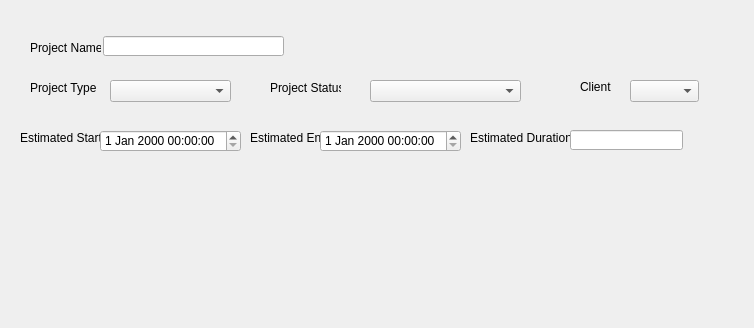
<?xml version="1.0" encoding="UTF-8"?>
<ui version="4.0">
 <class>Form_AMP_WidgetProjInfo</class>
 <widget class="QWidget" name="Form_AMP_WidgetProjInfo">
  <property name="geometry">
   <rect>
    <x>0</x>
    <y>0</y>
    <width>754</width>
    <height>328</height>
   </rect>
  </property>
  <property name="windowTitle">
   <string>Form</string>
  </property>
  <widget class="QLabel" name="label">
   <property name="geometry">
    <rect>
     <x>30</x>
     <y>40</y>
     <width>71</width>
     <height>16</height>
    </rect>
   </property>
   <property name="text">
    <string>Project Name</string>
   </property>
  </widget>
  <widget class="QLineEdit" name="m_lineEditProjName">
   <property name="geometry">
    <rect>
     <x>103</x>
     <y>36</y>
     <width>181</width>
     <height>20</height>
    </rect>
   </property>
  </widget>
  <widget class="QLabel" name="label_2">
   <property name="geometry">
    <rect>
     <x>30</x>
     <y>80</y>
     <width>71</width>
     <height>16</height>
    </rect>
   </property>
   <property name="text">
    <string>Project Type</string>
   </property>
  </widget>
  <widget class="QLabel" name="label_3">
   <property name="geometry">
    <rect>
     <x>270</x>
     <y>80</y>
     <width>71</width>
     <height>16</height>
    </rect>
   </property>
   <property name="text">
    <string>Project Status</string>
   </property>
  </widget>
  <widget class="QComboBox" name="comboBox">
   <property name="geometry">
    <rect>
     <x>110</x>
     <y>80</y>
     <width>121</width>
     <height>22</height>
    </rect>
   </property>
  </widget>
  <widget class="QComboBox" name="comboBox_2">
   <property name="geometry">
    <rect>
     <x>370</x>
     <y>80</y>
     <width>151</width>
     <height>22</height>
    </rect>
   </property>
  </widget>
  <widget class="QLabel" name="label_4">
   <property name="geometry">
    <rect>
     <x>20</x>
     <y>130</y>
     <width>81</width>
     <height>16</height>
    </rect>
   </property>
   <property name="text">
    <string>Estimated Start</string>
   </property>
  </widget>
  <widget class="QLabel" name="label_5">
   <property name="geometry">
    <rect>
     <x>250</x>
     <y>130</y>
     <width>81</width>
     <height>16</height>
    </rect>
   </property>
   <property name="text">
    <string>Estimated End</string>
   </property>
  </widget>
  <widget class="QLabel" name="label_6">
   <property name="geometry">
    <rect>
     <x>470</x>
     <y>130</y>
     <width>101</width>
     <height>16</height>
    </rect>
   </property>
   <property name="text">
    <string>Estimated Duration</string>
   </property>
  </widget>
  <widget class="QLineEdit" name="lineEdit_4">
   <property name="geometry">
    <rect>
     <x>570</x>
     <y>130</y>
     <width>113</width>
     <height>20</height>
    </rect>
   </property>
  </widget>
  <widget class="QDateTimeEdit" name="dateTimeEdit">
   <property name="geometry">
    <rect>
     <x>100</x>
     <y>130</y>
     <width>141</width>
     <height>22</height>
    </rect>
   </property>
  </widget>
  <widget class="QLabel" name="label_7">
   <property name="geometry">
    <rect>
     <x>580</x>
     <y>80</y>
     <width>46</width>
     <height>13</height>
    </rect>
   </property>
   <property name="text">
    <string>Client</string>
   </property>
  </widget>
  <widget class="QComboBox" name="comboBox_3">
   <property name="geometry">
    <rect>
     <x>630</x>
     <y>80</y>
     <width>69</width>
     <height>22</height>
    </rect>
   </property>
  </widget>
  <widget class="QDateTimeEdit" name="dateTimeEdit_2">
   <property name="geometry">
    <rect>
     <x>320</x>
     <y>130</y>
     <width>141</width>
     <height>22</height>
    </rect>
   </property>
  </widget>
 </widget>
 <resources/>
 <connections/>
</ui>
